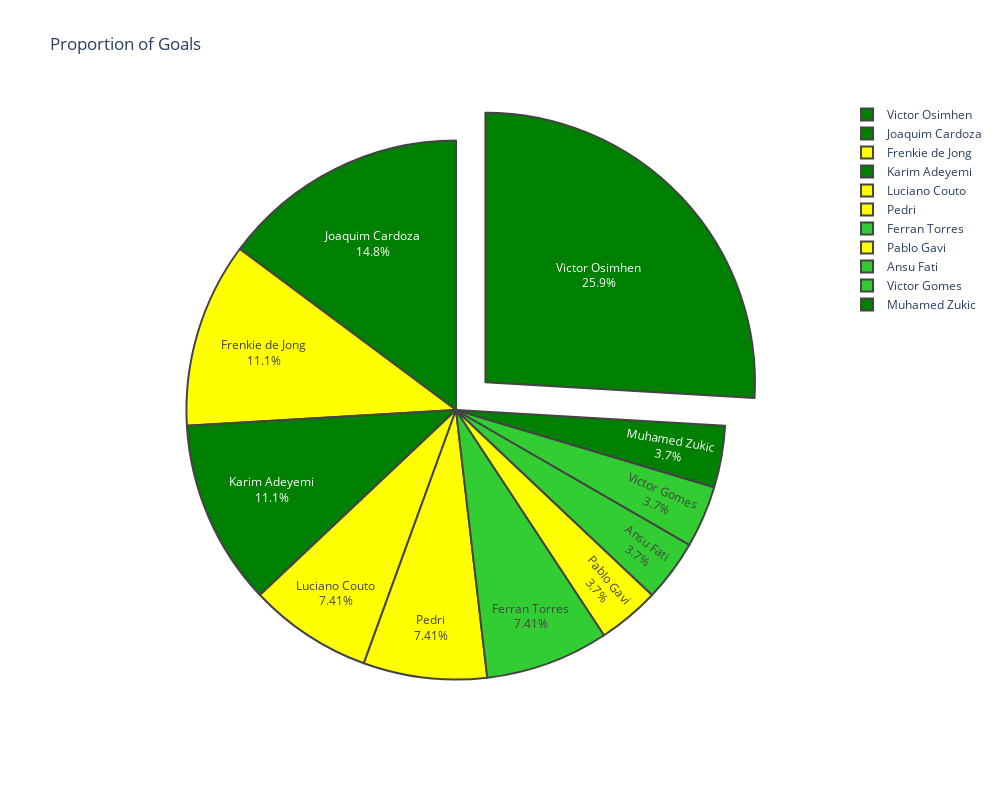
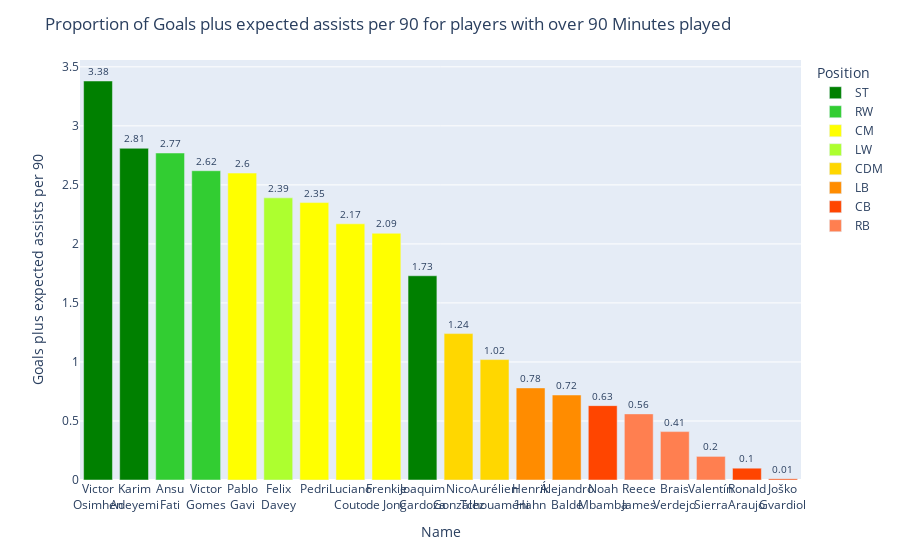
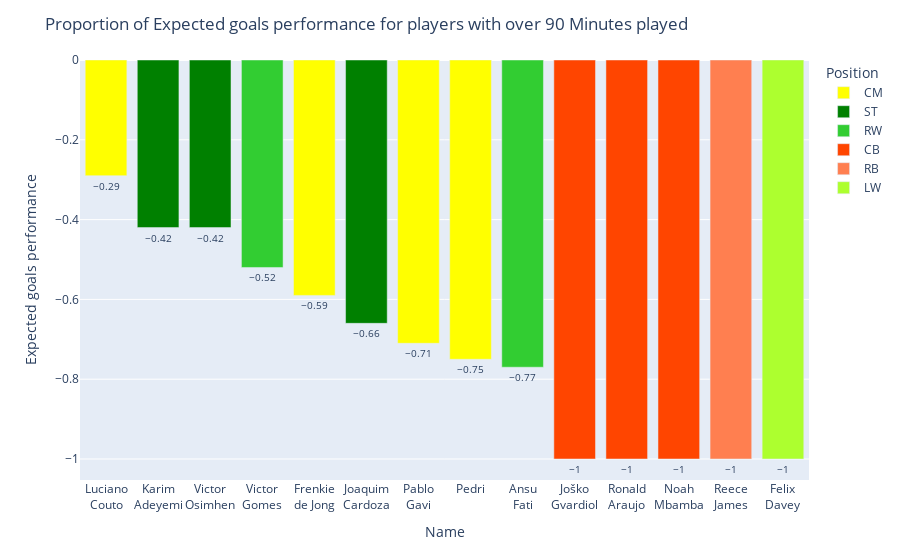
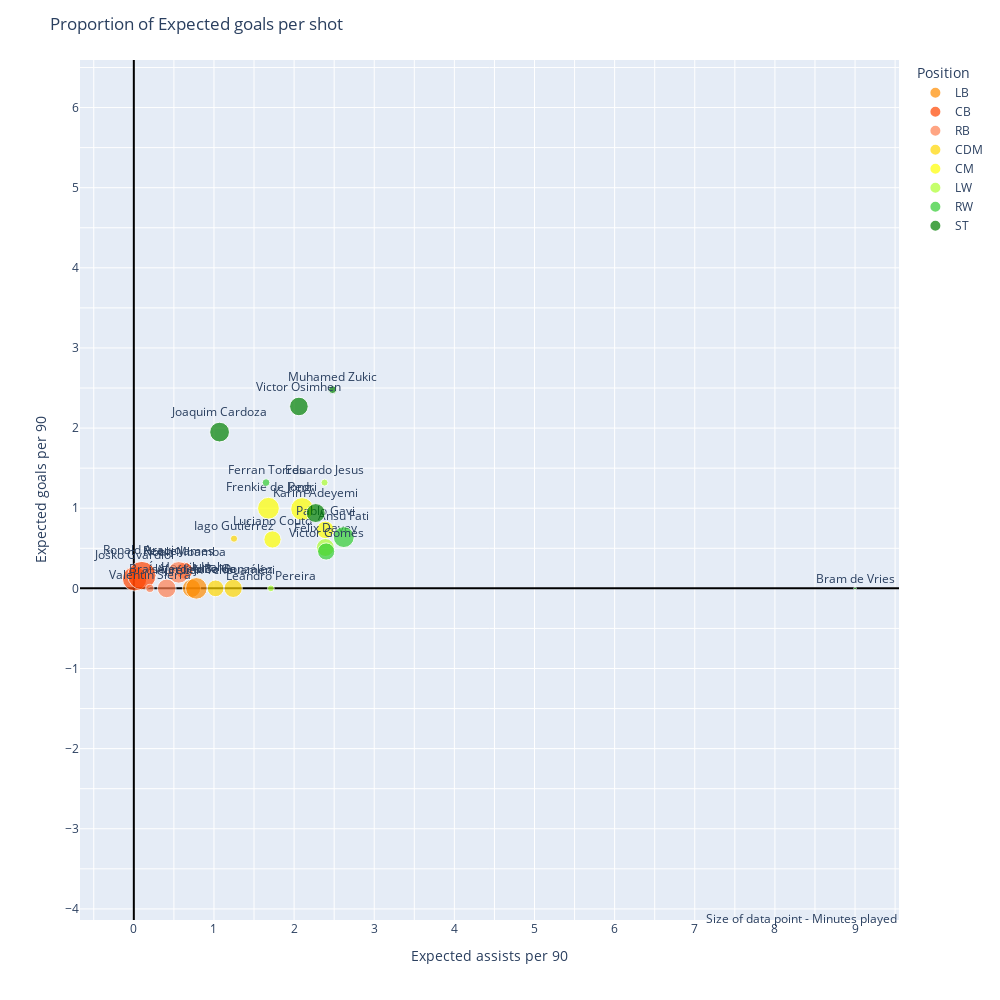

Write notebook code for charts like these, in order.
### Markdown cell above
### Example graph outputs

### Code cell
pie_chart('Goals', pull_out=1, width=1000)
bar_plot('Goals+xAp90', min_attribute='MinutesPlayed', min_stat=90)
bar_plot('xGperf', min_stat=90)
diverging_bars('xAp90')
scatter_chart('xAp90', 'xGp90')
scatter_chart('PossessionWonp90', 'PossessionLostp90')
scatter_chart('PossessionWonp90', 'Goals+xAp90')
grouped_bar('Goalsp90', 'xGp90')
bar_plot('PropMinsOutOfPosition', min_stat=90)
bar_plot('PassCompletion', min_attribute='Passes', min_stat=100)
bar_plot('MinutesPlayed', min_stat=0)

### Figure 1 — Plotly figure (JSON) as saved in the notebook; plotly's stock layout.template omitted (floating-point values rounded to 4 significant figures)
{"data": [{"hovertext": ["Position - ST<br>Minutes played - 480", "Position - ST<br>Minutes played - 540", "Position - CM<br>Minutes played - 654", "Position - ST<br>Minutes played - 496", "Position - CM<br>Minutes played - 411", "Position - CM<br>Minutes played - 721", "Position - RW<br>Minutes played - 82", "Position - CM<br>Minutes played - 429", "Position - RW<br>Minutes played - 607", "Position - RW<br>Minutes played - 409", "Position - ST<br>Minutes played - 87"], "labels": ["Victor Osimhen", "Joaquim Cardoza", "Frenkie de Jong", "Karim Adeyemi", "Luciano Couto", "Pedri", "Ferran Torres", "Pablo Gavi", "Ansu Fati", "Victor Gomes", "Muhamed Zukic"], "marker": {"colors": ["green", "green", "yellow", "green", "yellow", "yellow", "limegreen", "yellow", "limegreen", "limegreen", "green"], "line": {"width": 2}}, "pull": [0.15, 0, 0, 0, 0, 0, 0, 0, 0, 0, 0], "textinfo": "label+percent", "type": "pie", "values": [7, 4, 3, 3, 2, 2, 2, 1, 1, 1, 1]}], "layout": {"height": 800, "title": {"text": "Proportion of Goals"}, "width": 1000}}

### Figure 2 — Plotly figure (JSON) as saved in the notebook; plotly's stock layout.template omitted (floating-point values rounded to 4 significant figures)
{"data": [{"alignmentgroup": "True", "cliponaxis": false, "customdata": [[480], [496], [540]], "hovertemplate": "Position=ST<br>Name=%{x}<br>Goals plus expected assists per 90=%{y}<br>MinutesPlayed=%{customdata[0]}<extra></extra>", "legendgroup": "ST", "marker": {"color": "green", "pattern": {"shape": ""}}, "name": "ST", "offsetgroup": "ST", "orientation": "v", "showlegend": true, "textfont": {"size": 10}, "textposition": "outside", "texttemplate": "%{y}", "type": "bar", "x": ["Victor<br>Osimhen", "Karim<br>Adeyemi", "Joaquim<br>Cardoza"], "xaxis": "x", "y": [3.38, 2.81, 1.73], "yaxis": "y"}, {"alignmentgroup": "True", "cliponaxis": false, "customdata": [[607], [409]], "hovertemplate": "Position=RW<br>Name=%{x}<br>Goals plus expected assists per 90=%{y}<br>MinutesPlayed=%{customdata[0]}<extra></extra>", "legendgroup": "RW", "marker": {"color": "limegreen", "pattern": {"shape": ""}}, "name": "RW", "offsetgroup": "RW", "orientation": "v", "showlegend": true, "textfont": {"size": 10}, "textposition": "outside", "texttemplate": "%{y}", "type": "bar", "x": ["Ansu<br>Fati", "Victor<br>Gomes"], "xaxis": "x", "y": [2.77, 2.62], "yaxis": "y"}, {"alignmentgroup": "True", "cliponaxis": false, "customdata": [[429], [721], [411], [654]], "hovertemplate": "Position=CM<br>Name=%{x}<br>Goals plus expected assists per 90=%{y}<br>MinutesPlayed=%{customdata[0]}<extra></extra>", "legendgroup": "CM", "marker": {"color": "yellow", "pattern": {"shape": ""}}, "name": "CM", "offsetgroup": "CM", "orientation": "v", "showlegend": true, "textfont": {"size": 10}, "textposition": "outside", "texttemplate": "%{y}", "type": "bar", "x": ["Pablo<br>Gavi", "Pedri", "Luciano<br>Couto", "Frenkie<br>de Jong"], "xaxis": "x", "y": [2.6, 2.35, 2.17, 2.09], "yaxis": "y"}, {"alignmentgroup": "True", "cliponaxis": false, "customdata": [[445]], "hovertemplate": "Position=LW<br>Name=%{x}<br>Goals plus expected assists per 90=%{y}<br>MinutesPlayed=%{customdata[0]}<extra></extra>", "legendgroup": "LW", "marker": {"color": "greenyellow", "pattern": {"shape": ""}}, "name": "LW", "offsetgroup": "LW", "orientation": "v", "showlegend": true, "textfont": {"size": 10}, "textposition": "outside", "texttemplate": "%{y}", "type": "bar", "x": ["Felix<br>Davey"], "xaxis": "x", "y": [2.39], "yaxis": "y"}, {"alignmentgroup": "True", "cliponaxis": false, "customdata": [[459], [387]], "hovertemplate": "Position=CDM<br>Name=%{x}<br>Goals plus expected assists per 90=%{y}<br>MinutesPlayed=%{customdata[0]}<extra></extra>", "legendgroup": "CDM", "marker": {"color": "gold", "pattern": {"shape": ""}}, "name": "CDM", "offsetgroup": "CDM", "orientation": "v", "showlegend": true, "textfont": {"size": 10}, "textposition": "outside", "texttemplate": "%{y}", "type": "bar", "x": ["Nico<br>González", "Aurélien<br>Tchouaméni"], "xaxis": "x", "y": [1.24, 1.02], "yaxis": "y"}, {"alignmentgroup": "True", "cliponaxis": false, "customdata": [[645], [462]], "hovertemplate": "Position=LB<br>Name=%{x}<br>Goals plus expected assists per 90=%{y}<br>MinutesPlayed=%{customdata[0]}<extra></extra>", "legendgroup": "LB", "marker": {"color": "darkorange", "pattern": {"shape": ""}}, "name": "LB", "offsetgroup": "LB", "orientation": "v", "showlegend": true, "textfont": {"size": 10}, "textposition": "outside", "texttemplate": "%{y}", "type": "bar", "x": ["Henrik<br>Hahn", "Álejandro<br>Balde"], "xaxis": "x", "y": [0.78, 0.72], "yaxis": "y"}, {"alignmentgroup": "True", "cliponaxis": false, "customdata": [[402], [1107], [829]], "hovertemplate": "Position=CB<br>Name=%{x}<br>Goals plus expected assists per 90=%{y}<br>MinutesPlayed=%{customdata[0]}<extra></extra>", "legendgroup": "CB", "marker": {"color": "orangered", "pattern": {"shape": ""}}, "name": "CB", "offsetgroup": "CB", "orientation": "v", "showlegend": true, "textfont": {"size": 10}, "textposition": "outside", "texttemplate": "%{y}", "type": "bar", "x": ["Noah<br>Mbamba", "Ronald<br>Araujo", "Joško<br>Gvardiol"], "xaxis": "x", "y": [0.63, 0.1, 0.01], "yaxis": "y"}, {"alignmentgroup": "True", "cliponaxis": false, "customdata": [[646], [484], [92]], "hovertemplate": "Position=RB<br>Name=%{x}<br>Goals plus expected assists per 90=%{y}<br>MinutesPlayed=%{customdata[0]}<extra></extra>", "legendgroup": "RB", "marker": {"color": "coral", "pattern": {"shape": ""}}, "name": "RB", "offsetgroup": "RB", "orientation": "v", "showlegend": true, "textfont": {"size": 10}, "textposition": "outside", "texttemplate": "%{y}", "type": "bar", "x": ["Reece<br>James", "Brais<br>Verdejo", "Valentín<br>Sierra"], "xaxis": "x", "y": [0.56, 0.41, 0.2], "yaxis": "y"}], "layout": {"barmode": "relative", "legend": {"title": {"text": "Position"}, "tracegroupgap": 0}, "margin": {"t": 60}, "title": {"text": "Proportion of Goals plus expected assists per 90 for players with over 90 Minutes played"}, "xaxis": {"anchor": "y", "categoryorder": "min descending", "domain": [0, 1], "tickangle": 0, "title": {"text": "Name"}}, "yaxis": {"anchor": "x", "domain": [0, 1], "title": {"text": "Goals plus expected assists per 90"}}}}

### Figure 3 — Plotly figure (JSON) as saved in the notebook; plotly's stock layout.template omitted (floating-point values rounded to 4 significant figures)
{"data": [{"alignmentgroup": "True", "cliponaxis": false, "customdata": [[411], [654], [429], [721]], "hovertemplate": "Position=CM<br>Name=%{x}<br>Expected goals performance=%{y}<br>MinutesPlayed=%{customdata[0]}<extra></extra>", "legendgroup": "CM", "marker": {"color": "yellow", "pattern": {"shape": ""}}, "name": "CM", "offsetgroup": "CM", "orientation": "v", "showlegend": true, "textfont": {"size": 10}, "textposition": "outside", "texttemplate": "%{y}", "type": "bar", "x": ["Luciano<br>Couto", "Frenkie<br>de Jong", "Pablo<br>Gavi", "Pedri"], "xaxis": "x", "y": [-0.29, -0.59, -0.71, -0.75], "yaxis": "y"}, {"alignmentgroup": "True", "cliponaxis": false, "customdata": [[496], [480], [540]], "hovertemplate": "Position=ST<br>Name=%{x}<br>Expected goals performance=%{y}<br>MinutesPlayed=%{customdata[0]}<extra></extra>", "legendgroup": "ST", "marker": {"color": "green", "pattern": {"shape": ""}}, "name": "ST", "offsetgroup": "ST", "orientation": "v", "showlegend": true, "textfont": {"size": 10}, "textposition": "outside", "texttemplate": "%{y}", "type": "bar", "x": ["Karim<br>Adeyemi", "Victor<br>Osimhen", "Joaquim<br>Cardoza"], "xaxis": "x", "y": [-0.42, -0.42, -0.66], "yaxis": "y"}, {"alignmentgroup": "True", "cliponaxis": false, "customdata": [[409], [607]], "hovertemplate": "Position=RW<br>Name=%{x}<br>Expected goals performance=%{y}<br>MinutesPlayed=%{customdata[0]}<extra></extra>", "legendgroup": "RW", "marker": {"color": "limegreen", "pattern": {"shape": ""}}, "name": "RW", "offsetgroup": "RW", "orientation": "v", "showlegend": true, "textfont": {"size": 10}, "textposition": "outside", "texttemplate": "%{y}", "type": "bar", "x": ["Victor<br>Gomes", "Ansu<br>Fati"], "xaxis": "x", "y": [-0.52, -0.77], "yaxis": "y"}, {"alignmentgroup": "True", "cliponaxis": false, "customdata": [[829], [1107], [402]], "hovertemplate": "Position=CB<br>Name=%{x}<br>Expected goals performance=%{y}<br>MinutesPlayed=%{customdata[0]}<extra></extra>", "legendgroup": "CB", "marker": {"color": "orangered", "pattern": {"shape": ""}}, "name": "CB", "offsetgroup": "CB", "orientation": "v", "showlegend": true, "textfont": {"size": 10}, "textposition": "outside", "texttemplate": "%{y}", "type": "bar", "x": ["Joško<br>Gvardiol", "Ronald<br>Araujo", "Noah<br>Mbamba"], "xaxis": "x", "y": [-1, -1, -1], "yaxis": "y"}, {"alignmentgroup": "True", "cliponaxis": false, "customdata": [[646]], "hovertemplate": "Position=RB<br>Name=%{x}<br>Expected goals performance=%{y}<br>MinutesPlayed=%{customdata[0]}<extra></extra>", "legendgroup": "RB", "marker": {"color": "coral", "pattern": {"shape": ""}}, "name": "RB", "offsetgroup": "RB", "orientation": "v", "showlegend": true, "textfont": {"size": 10}, "textposition": "outside", "texttemplate": "%{y}", "type": "bar", "x": ["Reece<br>James"], "xaxis": "x", "y": [-1], "yaxis": "y"}, {"alignmentgroup": "True", "cliponaxis": false, "customdata": [[445]], "hovertemplate": "Position=LW<br>Name=%{x}<br>Expected goals performance=%{y}<br>MinutesPlayed=%{customdata[0]}<extra></extra>", "legendgroup": "LW", "marker": {"color": "greenyellow", "pattern": {"shape": ""}}, "name": "LW", "offsetgroup": "LW", "orientation": "v", "showlegend": true, "textfont": {"size": 10}, "textposition": "outside", "texttemplate": "%{y}", "type": "bar", "x": ["Felix<br>Davey"], "xaxis": "x", "y": [-1], "yaxis": "y"}], "layout": {"barmode": "relative", "legend": {"title": {"text": "Position"}, "tracegroupgap": 0}, "margin": {"t": 60}, "title": {"text": "Proportion of Expected goals performance for players with over 90 Minutes played"}, "xaxis": {"anchor": "y", "categoryorder": "min descending", "domain": [0, 1], "tickangle": 0, "title": {"text": "Name"}}, "yaxis": {"anchor": "x", "domain": [0, 1], "title": {"text": "Expected goals performance"}}}}

### Figure 4 — Plotly figure (JSON) as saved in the notebook; plotly's stock layout.template omitted (floating-point values rounded to 4 significant figures)
{"data": [{"customdata": [["Álejandro Balde"], ["Henrik Hahn"]], "hovertemplate": "Position=LB<br>Expected assists per 90=%{x}<br>Expected goals per 90=%{y}<br>Minutes played=%{marker.size}<br>Name=%{customdata[0]}<extra></extra>", "legendgroup": "LB", "marker": {"color": "darkorange", "size": [462, 645], "sizemode": "area", "sizeref": 2.768, "symbol": "circle"}, "mode": "markers+text", "name": "LB", "orientation": "v", "showlegend": true, "text": ["Álejandro Balde", "Henrik Hahn"], "textposition": "top center", "type": "scatter", "x": [0.72, 0.78], "xaxis": "x", "y": [0, 0], "yaxis": "y"}, {"customdata": [["Joško Gvardiol"], ["Ronald Araujo"], ["Noah Mbamba"]], "hovertemplate": "Position=CB<br>Expected assists per 90=%{x}<br>Expected goals per 90=%{y}<br>Minutes played=%{marker.size}<br>Name=%{customdata[0]}<extra></extra>", "legendgroup": "CB", "marker": {"color": "orangered", "size": [829, 1107, 402], "sizemode": "area", "sizeref": 2.768, "symbol": "circle"}, "mode": "markers+text", "name": "CB", "orientation": "v", "showlegend": true, "text": ["Joško Gvardiol", "Ronald Araujo", "Noah Mbamba"], "textposition": "top center", "type": "scatter", "x": [0.01, 0.1, 0.63], "xaxis": "x", "y": [0.12, 0.16, 0.22], "yaxis": "y"}, {"customdata": [["Reece James"], ["Brais Verdejo"], ["Valentín Sierra"]], "hovertemplate": "Position=RB<br>Expected assists per 90=%{x}<br>Expected goals per 90=%{y}<br>Minutes played=%{marker.size}<br>Name=%{customdata[0]}<extra></extra>", "legendgroup": "RB", "marker": {"color": "coral", "size": [646, 484, 92], "sizemode": "area", "sizeref": 2.768, "symbol": "circle"}, "mode": "markers+text", "name": "RB", "orientation": "v", "showlegend": true, "text": ["Reece James", "Brais Verdejo", "Valentín Sierra"], "textposition": "top center", "type": "scatter", "x": [0.56, 0.41, 0.2], "xaxis": "x", "y": [0.2, 0, 0], "yaxis": "y"}, {"customdata": [["Iago Gutiérrez"], ["Aurélien Tchouaméni"], ["Nico González"]], "hovertemplate": "Position=CDM<br>Expected assists per 90=%{x}<br>Expected goals per 90=%{y}<br>Minutes played=%{marker.size}<br>Name=%{customdata[0]}<extra></extra>", "legendgroup": "CDM", "marker": {"color": "gold", "size": [72, 387, 459], "sizemode": "area", "sizeref": 2.768, "symbol": "circle"}, "mode": "markers+text", "name": "CDM", "orientation": "v", "showlegend": true, "text": ["Iago Gutiérrez", "Aurélien Tchouaméni", "Nico González"], "textposition": "top center", "type": "scatter", "x": [1.25, 1.02, 1.24], "xaxis": "x", "y": [0.62, 0, 0], "yaxis": "y"}, {"customdata": [["Luciano Couto"], ["Pablo Gavi"], ["Pedri"], ["Frenkie de Jong"]], "hovertemplate": "Position=CM<br>Expected assists per 90=%{x}<br>Expected goals per 90=%{y}<br>Minutes played=%{marker.size}<br>Name=%{customdata[0]}<extra></extra>", "legendgroup": "CM", "marker": {"color": "yellow", "size": [411, 429, 721, 654], "sizemode": "area", "sizeref": 2.768, "symbol": "circle"}, "mode": "markers+text", "name": "CM", "orientation": "v", "showlegend": true, "text": ["Luciano Couto", "Pablo Gavi", "Pedri", "Frenkie de Jong"], "textposition": "top center", "type": "scatter", "x": [1.73, 2.39, 2.1, 1.68], "xaxis": "x", "y": [0.61, 0.73, 0.99, 1], "yaxis": "y"}, {"customdata": [["Eduardo Jesus"], ["Felix Davey"], ["Leandro Pereira"]], "hovertemplate": "Position=LW<br>Expected assists per 90=%{x}<br>Expected goals per 90=%{y}<br>Minutes played=%{marker.size}<br>Name=%{customdata[0]}<extra></extra>", "legendgroup": "LW", "marker": {"color": "greenyellow", "size": [68, 445, 63], "sizemode": "area", "sizeref": 2.768, "symbol": "circle"}, "mode": "markers+text", "name": "LW", "orientation": "v", "showlegend": true, "text": ["Eduardo Jesus", "Felix Davey", "Leandro Pereira"], "textposition": "top center", "type": "scatter", "x": [2.38, 2.39, 1.71], "xaxis": "x", "y": [1.32, 0.51, 0], "yaxis": "y"}, {"customdata": [["Ansu Fati"], ["Victor Gomes"], ["Ferran Torres"], ["Bram de Vries"]], "hovertemplate": "Position=RW<br>Expected assists per 90=%{x}<br>Expected goals per 90=%{y}<br>Minutes played=%{marker.size}<br>Name=%{customdata[0]}<extra></extra>", "legendgroup": "RW", "marker": {"color": "limegreen", "size": [607, 409, 82, 10], "sizemode": "area", "sizeref": 2.768, "symbol": "circle"}, "mode": "markers+text", "name": "RW", "orientation": "v", "showlegend": true, "text": ["Ansu Fati", "Victor Gomes", "Ferran Torres", "Bram de Vries"], "textposition": "top center", "type": "scatter", "x": [2.62, 2.4, 1.65, 9], "xaxis": "x", "y": [0.64, 0.46, 1.32, 0], "yaxis": "y"}, {"customdata": [["Muhamed Zukic"], ["Karim Adeyemi"], ["Victor Osimhen"], ["Joaquim Cardoza"]], "hovertemplate": "Position=ST<br>Expected assists per 90=%{x}<br>Expected goals per 90=%{y}<br>Minutes played=%{marker.size}<br>Name=%{customdata[0]}<extra></extra>", "legendgroup": "ST", "marker": {"color": "green", "size": [87, 496, 480, 540], "sizemode": "area", "sizeref": 2.768, "symbol": "circle"}, "mode": "markers+text", "name": "ST", "orientation": "v", "showlegend": true, "text": ["Muhamed Zukic", "Karim Adeyemi", "Victor Osimhen", "Joaquim Cardoza"], "textposition": "top center", "type": "scatter", "x": [2.48, 2.27, 2.06, 1.07], "xaxis": "x", "y": [2.48, 0.94, 2.27, 1.95], "yaxis": "y"}], "layout": {"annotations": [{"showarrow": false, "text": "Size of data point - Minutes played", "x": 1, "xanchor": "right", "xref": "paper", "xshift": 0, "y": -0.01, "yanchor": "auto", "yref": "paper", "yshift": 0}], "height": 1000, "legend": {"itemsizing": "constant", "title": {"text": "Position"}, "tracegroupgap": 0}, "margin": {"t": 60}, "title": {"text": "Proportion of Expected goals per shot"}, "width": 1000, "xaxis": {"anchor": "y", "domain": [0, 1], "dtick": 0.5, "scaleanchor": "y", "scaleratio": 1, "tick0": 0, "ticklabelstep": 2, "title": {"text": "Expected assists per 90"}, "zeroline": true, "zerolinecolor": "Black", "zerolinewidth": 2}, "yaxis": {"anchor": "x", "domain": [0, 1], "dtick": 0.5, "scaleanchor": "x", "scaleratio": 1, "tick0": 0, "ticklabelstep": 2, "title": {"text": "Expected goals per 90"}, "zeroline": true, "zerolinecolor": "Black", "zerolinewidth": 2}}}
